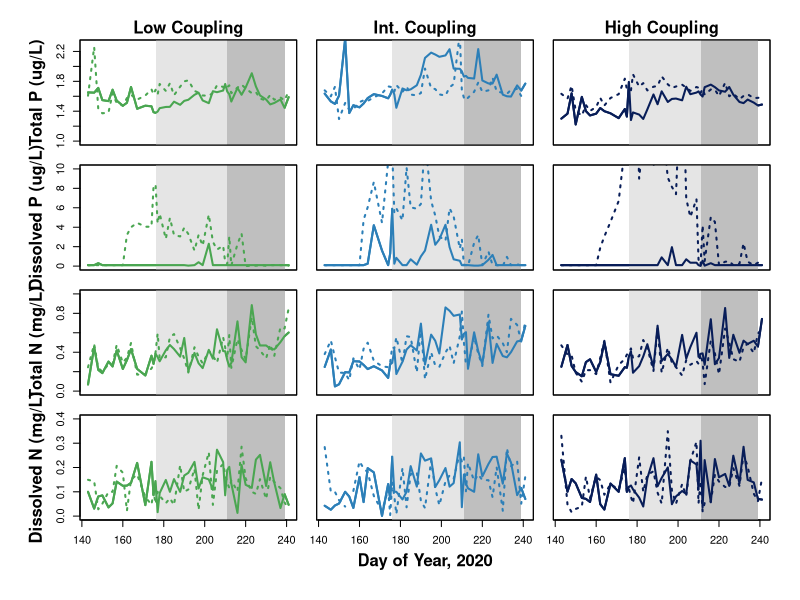

This chart was generated by the following R code:
## Hort Farm Ecosystem Resilience Project ###
# Code originally written by GM Wilkinson January 2022

#Experimental Context =================================
# Exploratory time series of: 
  # Nutrient concentrations
  # Nutrient ratios
  # DOC (when we get the data)

# Read in the relevant data and packages
library(tidyverse)
hort_field = read_csv('hort20_surface_dat.csv')

# Because we will be plotting by pond, make some separate data frames to make life easier
fieldA = hort_field %>% #pulse, int
  filter(pond_id == "A") %>%
  filter(!(is.na(tp)))

fieldB = hort_field %>% #pulse, low
  filter(pond_id == "B") %>%
  filter(!(is.na(tp)))

fieldC = hort_field %>% #pulse, high
  filter(pond_id == "C") %>%
  filter(!(is.na(tp)))

fieldD = hort_field %>% #ref, int
  filter(pond_id == "D") %>%
  filter(!(is.na(tp)))

fieldE = hort_field %>% #ref, high
  filter(pond_id == "E") %>%
  filter(!(is.na(tp)))

fieldF = hort_field %>% #ref, low
  filter(pond_id == "F") %>%
  filter(!(is.na(tp)))

#Colors for data visualization
#Ref: lty = 3, pulse: lty = 1
low_col = "#4AA651" #Pond B, Pond F
int_col ="#2c7fb8" #Pond A, pond D
high_col = "#081d58" #Pond C, Pond E

#Plot the nutrient data ==============================
windows(height = 10, width = 9)
par(mfrow = c(4,3), omi = c(0.7,0.7,0.3,0.2), mai = c(0.1,0.1,0.1,0.1))

# ===== TOTAL PHOSPHORUS ===========
plot(fieldB$doy, log10(fieldB$tp), type = "l",
     ylim = c(log10(10), log10(200)), xaxt = 'n',
     col = low_col, lwd = 2, lty = 1)
polygon(c(176,211,211,176), c(-10,-10,200,200), col = "gray90", border= NA)
polygon(c(211,239,239,211), c(-10,-10,200,200), col = "gray75", border= NA)
lines(fieldB$doy, log10(fieldB$tp), col = low_col, lwd = 2, lty = 1)
lines(fieldF$doy, log10(fieldF$tp), col = low_col, lwd = 2, lty = 3); box()
mtext(side = 3, line = 0.3, "Low Coupling", font = 2)
mtext(side = 2, line = 2.7, "Total P (ug/L)", font = 2)

plot(fieldA$doy, log10(fieldA$tp), type = "l", 
     ylim = c(log10(10), log10(200)), xaxt = 'n', yaxt = 'n',
     col = int_col, lwd = 2, lty = 1)
polygon(c(176,211,211,176), c(-10,-10,200,200), col = "gray90", border= NA)
polygon(c(211,239,239,211), c(-10,-10,200,200), col = "gray75", border= NA)
lines(fieldA$doy, log10(fieldA$tp), col = int_col, lwd = 2, lty = 1)
lines(fieldD$doy, log10(fieldD$tp), col = int_col, lwd = 2, lty = 3); box()
mtext(side = 3, line = 0.3, "Int. Coupling", font = 2)

plot(fieldC$doy, log10(fieldC$tp), type = "l",
     ylim = c(log10(10), log10(200)), xaxt = 'n', yaxt = 'n',
     col = high_col, lwd = 2, lty = 1)
polygon(c(176,211,211,176), c(-10,-10,200,200), col = "gray90", border= NA)
polygon(c(211,239,239,211), c(-10,-10,200,200), col = "gray75", border= NA)
lines(fieldC$doy, log10(fieldC$tp), col = high_col, lwd = 2, lty = 1)
lines(fieldE$doy, log10(fieldE$tp), col = high_col, lwd = 2, lty = 3); box()
mtext(side = 3, line = 0.3, "High Coupling", font = 2)

# ===== DISSOLVED PHOSPHORUS ===========
plot(fieldB$doy, fieldB$srp, type = "l", 
     ylim = c(0,10), xaxt = 'n',
     pch = 20, col = low_col, lwd = 2, lty = 1)
polygon(c(176,211,211,176), c(-10,-10,200,200), col = "gray90", border= NA)
polygon(c(211,239,239,211), c(-10,-10,200,200), col = "gray75", border= NA)
lines(fieldB$doy, fieldB$srp, col = low_col, lwd = 2, lty = 1)
lines(fieldF$doy, fieldF$srp, col = low_col, lwd = 2, lty = 3); box()
mtext(side = 2, line = 2.7, "Dissolved P (ug/L)", font = 2)

plot(fieldA$doy, fieldA$srp, type = "l", 
     ylim = c(0,10), xaxt = 'n', yaxt = 'n',
     pch = 20, col = int_col, lwd = 2, lty = 1)
polygon(c(176,211,211,176), c(-10,-10,200,200), col = "gray90", border= NA)
polygon(c(211,239,239,211), c(-10,-10,200,200), col = "gray75", border= NA)
lines(fieldA$doy, fieldA$srp, col = int_col, lwd = 2, lty = 1)
lines(fieldD$doy, fieldD$srp, col = int_col, lwd = 2, lty = 3); box()

plot(fieldC$doy, fieldC$srp, type = "l", 
     ylim = c(0,10), xaxt = 'n', yaxt = 'n',
     pch = 20, col = high_col, lwd = 2, lty = 1)
polygon(c(176,211,211,176), c(-10,-10,200,200), col = "gray90", border= NA)
polygon(c(211,239,239,211), c(-10,-10,200,200), col = "gray75", border= NA)
lines(fieldC$doy, fieldC$srp, col = high_col, lwd = 2, lty = 1)
lines(fieldE$doy, fieldE$srp, col = high_col, lwd = 2, lty = 3); box()

# ===== TOTAL NITROGEN ===========
plot(fieldB$doy, fieldB$tn, type = "l", 
     ylim = c(0,1), xaxt = 'n',
     pch = 20, col = low_col, lwd = 2, lty = 1)
polygon(c(176,211,211,176), c(-10,-10,200,200), col = "gray90", border= NA)
polygon(c(211,239,239,211), c(-10,-10,200,200), col = "gray75", border= NA)
lines(fieldB$doy, fieldB$tn, col = low_col, lwd = 2, lty = 1)
lines(fieldF$doy, fieldF$tn, col = low_col, lwd = 2, lty = 3); box()
mtext(side = 2, line = 2.7, "Total N (mg/L)", font = 2)

plot(fieldA$doy, fieldA$tn, type = "l", 
     ylim = c(0,1), xaxt = 'n', yaxt = 'n',
     pch = 20, col = int_col, lwd = 2, lty = 1)
polygon(c(176,211,211,176), c(-10,-10,200,200), col = "gray90", border= NA)
polygon(c(211,239,239,211), c(-10,-10,200,200), col = "gray75", border= NA)
lines(fieldA$doy, fieldA$tn, col = int_col, lwd = 2, lty = 1)
lines(fieldD$doy, fieldD$tn, col = int_col, lwd = 2, lty = 3); box()

plot(fieldC$doy, fieldC$tn, type = "l", 
     ylim = c(0,1), xaxt = 'n', yaxt = 'n',
     pch = 20, col = high_col, lwd = 2, lty = 1)
polygon(c(176,211,211,176), c(-10,-10,200,200), col = "gray90", border= NA)
polygon(c(211,239,239,211), c(-10,-10,200,200), col = "gray75", border= NA)
lines(fieldC$doy, fieldC$tn, col = high_col, lwd = 2, lty = 1)
lines(fieldE$doy, fieldE$tn, col = high_col, lwd = 2, lty = 3); box()

# ===== NITRATE & AMMONIUM ===========
plot(fieldB$doy, fieldB$nox, type = "l", 
     ylim = c(0,0.4), 
     pch = 20, col = low_col, lwd = 2, lty = 1)
polygon(c(176,211,211,176), c(-10,-10,200,200), col = "gray90", border= NA)
polygon(c(211,239,239,211), c(-10,-10,200,200), col = "gray75", border= NA)
lines(fieldB$doy, fieldB$nox, col = low_col, lwd = 2, lty = 1)
lines(fieldF$doy, fieldF$nox, col = low_col, lwd = 2, lty = 3); box()
mtext(side = 2, line = 2.7, "Dissolved N (mg/L)", font = 2)

plot(fieldA$doy, fieldA$nox, type = "l", 
     ylim = c(0,0.4), yaxt = 'n',
     pch = 20, col = int_col, lwd = 2, lty = 1)
polygon(c(176,211,211,176), c(-10,-10,200,200), col = "gray90", border= NA)
polygon(c(211,239,239,211), c(-10,-10,200,200), col = "gray75", border= NA)
lines(fieldA$doy, fieldA$nox, col = int_col, lwd = 2, lty = 1)
lines(fieldD$doy, fieldD$nox, col = int_col, lwd = 2, lty = 3); box()
mtext(side = 1, line = 2.7, "Day of Year, 2020", font = 2)

plot(fieldC$doy, fieldC$nox, type = "l", 
     ylim = c(0,0.4), yaxt = 'n',
     pch = 20, col = high_col, lwd = 2, lty = 1)
polygon(c(176,211,211,176), c(-10,-10,200,200), col = "gray90", border= NA)
polygon(c(211,239,239,211), c(-10,-10,200,200), col = "gray75", border= NA)
lines(fieldC$doy, fieldC$nox, col = high_col, lwd = 2, lty = 1)
lines(fieldE$doy, fieldE$nox, col = high_col, lwd = 2, lty = 3); box()
